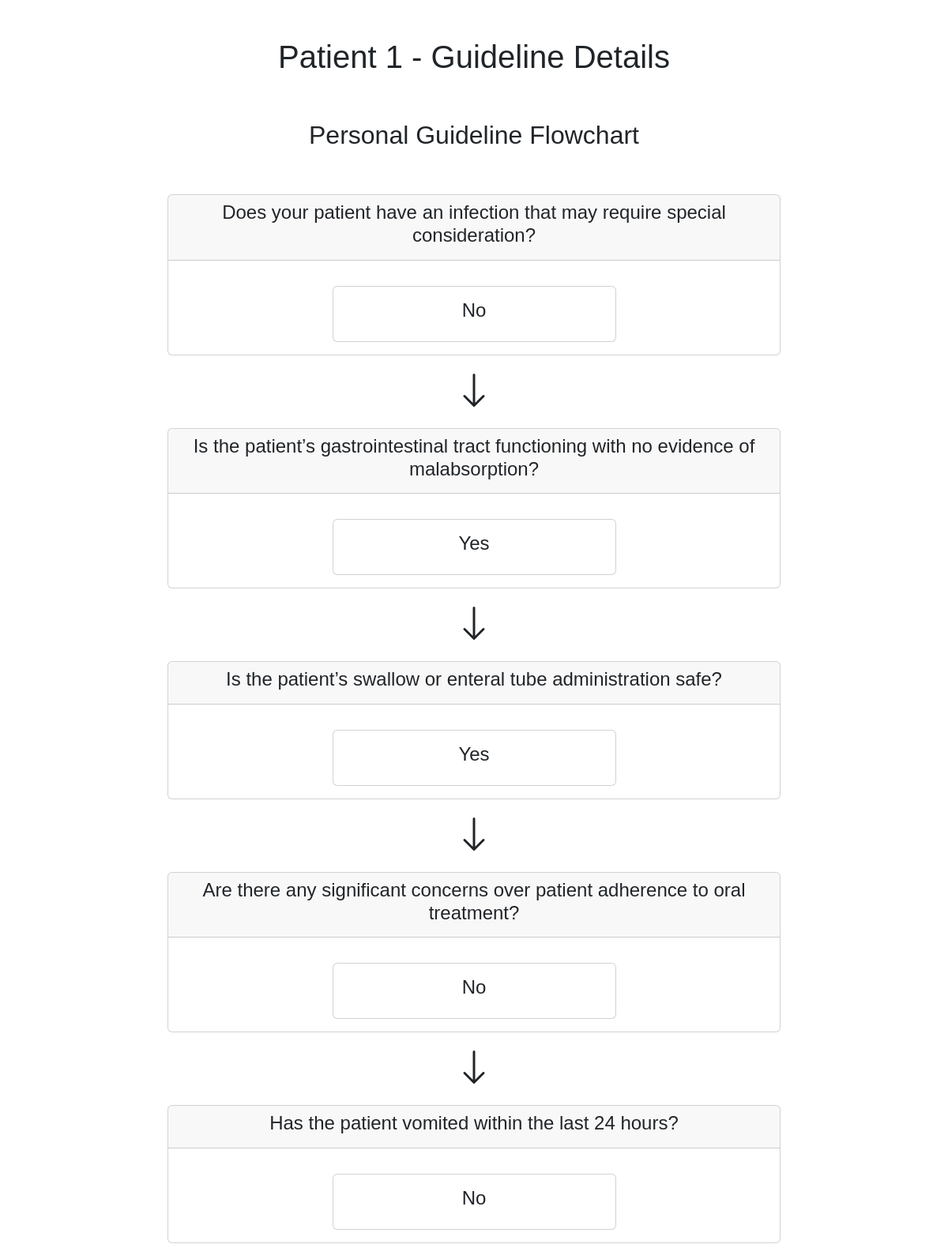
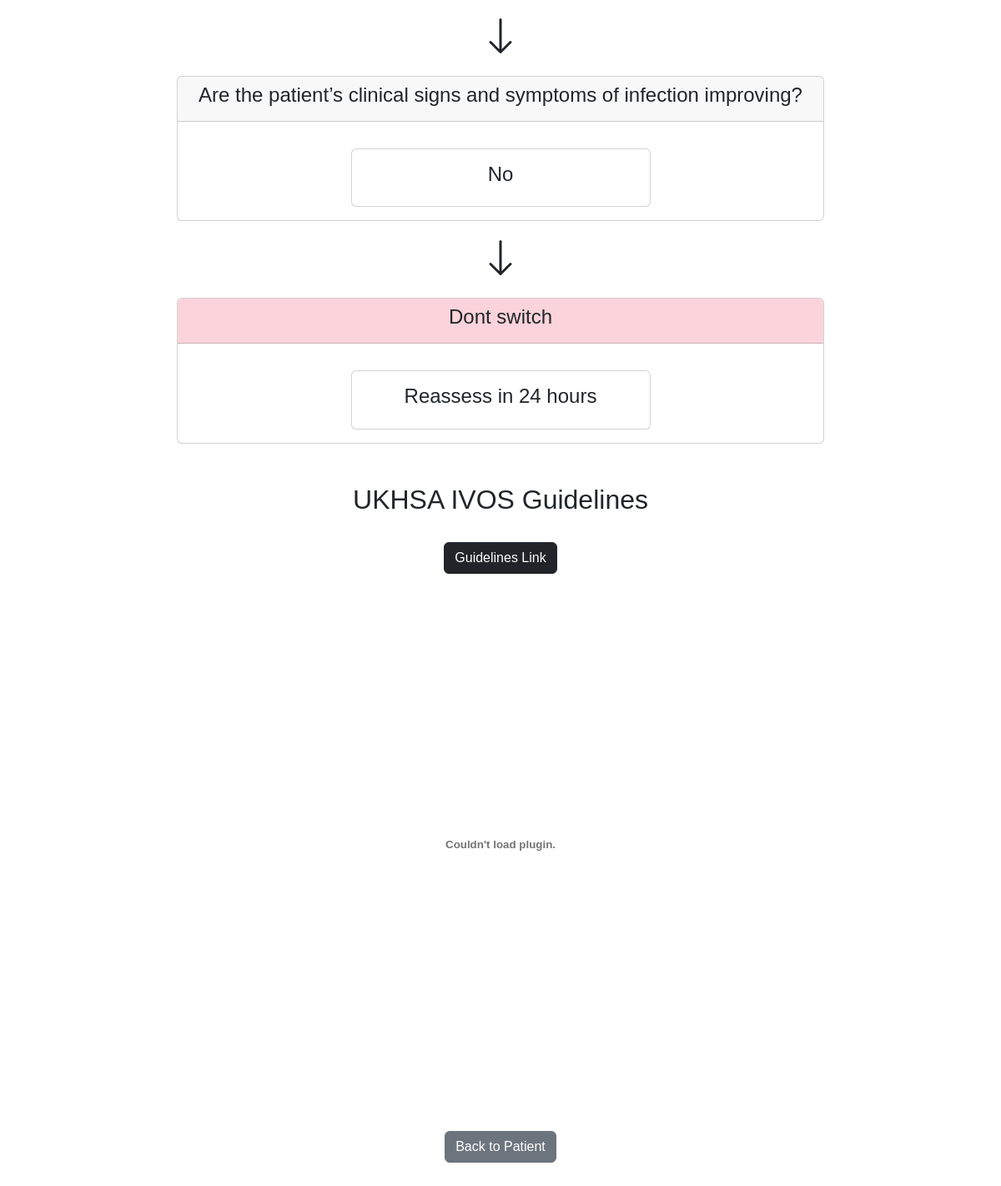
Screenshot of /1_demo/guideline/ (signed in) with the database file from the repository (2 pictures, top to bottom).
### patients/models.py (models this page shows)
class Patient_demo(models.Model):
    name = models.CharField(max_length=100)
    vitals_csv_path = models.CharField(max_length=100, default='nan')
    patient_csv_path = models.CharField(max_length=100, default='nan')
    similar_patients_csv_path = models.CharField(max_length=100, default='nan')
    feature_similarity_path = models.CharField(max_length=100, default='nan')
    age = models.CharField(max_length=100, default='nan')
    sex = models.CharField(max_length=100, default='nan')
    ethnicity = models.CharField(max_length=100, default='nan')
    imddecil = models.CharField(max_length=100, default='nan')
    comorbidities = models.CharField(max_length=100, default='nan')
    diagnosis = models.CharField(max_length=100, default='nan')
    antibiotic = models.CharField(max_length=100, default='nan')
    prediction = models.CharField(max_length=100, default='nan')
    guideline = models.CharField(max_length=100, default='nan')
    form_filled_in = models.BooleanField(default=False)

### patients/views.py (the view)
# urls.py: path('<int:patient_id>_demo/guideline/', guideline_page_demo, name='guideline_page_demo'),
@login_required(login_url='/')
def guideline_page_demo(request, patient_id):
    patient = get_object_or_404(Patient_demo, pk=patient_id)
    decision_logic = decision_logic_fun_demo(patient.name)
    decision_outcome = decision_outcome_fun_demo(patient.name)
    print(decision_outcome)
    return render(request, 'patients/guideline_page_demo.html', {
        'patient': patient,
        'decision_logic': decision_logic,
        'decision_outcome': decision_outcome})

### patients/views.py (called while the page is built, shortened)
def decision_logic_fun_demo(n):
    if n == 'Patient 1':
        return [
        {'label': 'Does your patient have an infection that may require special consideration?', 'answers': ['No']},
        {'label': 'Is the patient’s gastrointestinal tract functioning with no evidence of malabsorption?', 'answers': ['Yes']},
        {'label': 'Is the patient’s swallow or enteral tube administration safe?', 'answers': ['Yes']},
        {'label': 'Are there any significant concerns over patient adherence to oral treatment?', 'answers': ['No']},
        {'label': 'Has the patient vomited within the last 24 hours?', 'answers': ['No']},
        {'label': 'Are the patient’s clinical signs and symptoms of infection improving?', 'answers': ['No']},
        ]
    else:
        return 'nan'

def decision_outcome_fun_demo(n):
    if n == 'Patient 1':
        return [{'label': 'Dont switch', 'answers': ['Reassess in 24 hours']}]
    elif n == 'Patient 3':
        return [{'label': 'Dont switch', 'answers': ['Reassess in 24 hours']}]
    else:
        return 'nan'

### patients/templates/patients/guideline_page_demo.html (shortened to what this page needs)
{% load static %}
<html lang="en">
<head>
    <link rel="stylesheet" href="{% static 'css/style.css' %}">
    <link rel="stylesheet" href="https://cdn.jsdelivr.net/npm/bootstrap@5.3.0/dist/css/bootstrap.min.css">
    <link rel="stylesheet" href="{% static 'css/guideline_page_demo.css' %}">
</head>
<body>
    <br>
    <br>
    <h1 style="text-align: center;">{{ patient.name }} - Guideline Details</h1>
    <br>
    <br>
    <h2 style="text-align: center;">Personal Guideline Flowchart</h2>
    <br>
    {% block content %}
    <div class="container">
        {% for decision_point in decision_logic %}
            <div class="card mt-4">
                <div class="card-header">
                    <h4 class="card-title">{{ decision_point.label }}</h4>
                </div>
                <div class="card-body">
                    <div class="row">
                        {% for answer in decision_point.answers %}
                            <div class="col-md-6 mx-auto">
                                <div class="card mt-3">
                                    <div class="card-body">
                                        <h5 class="card-title">{{ answer }}</h5>
                                    </div>
                                </div>
                            </div>
                        {% endfor %}
                    </div>
                </div>
            </div>
            <div class="arrow">
            </div>
        {% endfor %}
        <div class="card mt-4">
            <div class="card-header {% if decision_outcome.0.label|lower == 'prompt or assess for switch' %}bg-success-light{% elif decision_outcome.0.label|lower == 'dont switch' %}bg-danger-light{% else %}bg-warning{% endif %}">
                <h4 class="card-title">{{ decision_outcome.0.label }}</h4>
            </div>
            <div class="card-body">
                <div class="row">
                    <div class="col-md-6 mx-auto">
                        <div class="card mt-3">
                            <div class="card-body">
                                <h5 class="card-title">{{ decision_outcome.0.answers.0 }}</h5>
                            </div>
                        </div>
                    </div>
                </div>
            </div>
        </div>
    </div>
    {% endblock %}
    <br>
    <br>
    <h2>UKHSA IVOS Guidelines</h2>
    <br>
    <div class="btn-link-container">
        <a id="guidelinesLink" href="https://www.gov.uk/government/publications/antimicrobial-intravenous-to-oral-switch-criteria-for-early-switch/national-antimicrobial-intravenous-to-oral-switch-ivos-criteria-for-early-switch" class="btn btn-dark" target="_blank">Guidelines Link</a>
    </div>
    <br>
    <embed src="{% static 'Final_IV_to_Oral_Switch_Decision_Aid_based_on_NationalCriteria_UKHSA.pdf' %}" type="application/pdf" width="100%" height="600px" />
    <br>
    <br>
    <div class="btn-back-container">
        <a href="{% url 'patient_detail_demo' patient_id=patient.id %}" class="btn btn-secondary">Back to Patient</a>
    </div>
    <br>
    <br>
    <br>
    <br>
</body>
</html>

### patients/static/css/style.css (style rules this page uses)
body { font-family: Arial, sans-serif; }
.container { max-width: 800px; margin: 0 auto; }

### patients/static/css/guideline_page_demo.css (style rules this page uses)
body { font-family: Arial, sans-serif; background-color: white; text-align: center; }
.container { max-width: 800px; margin: 0 auto; text-align: center; }
.arrow { display: flex; align-items: center; justify-content: center; margin-top: 20px; }
.bg-danger-light { background-color: #fbd3db; }
.card { text-align: center; }
.card-title { font-size: 1.5rem; }
.card-body { font-size: 1.2rem; }
.bi-arrow-down { width: 3rem; height: 3rem; }
.btn-back-container { text-align: center; margin-top: 20px; }

### rows the page displays
Patient_demo: name "Patient 1", prediction "Dont switch", guideline "Reassess in 24 hours"

### other values shown
{{ decision_point.label }} "Does your patient have an infection that may require special consideration?" "Is the patient’s gastrointestinal tract functioning with no evidence of malabsorption?" "Is the patient’s swallow or enteral tube administration safe?" "Are there any significant concerns over patient adherence to oral treatment?" "Has the patient vomited within the last 24 hours?" "Are the patient’s clinical signs and symptoms of infection improving?"
{{ answer }} "No" "Yes" "Yes" "No" "No" "No"
